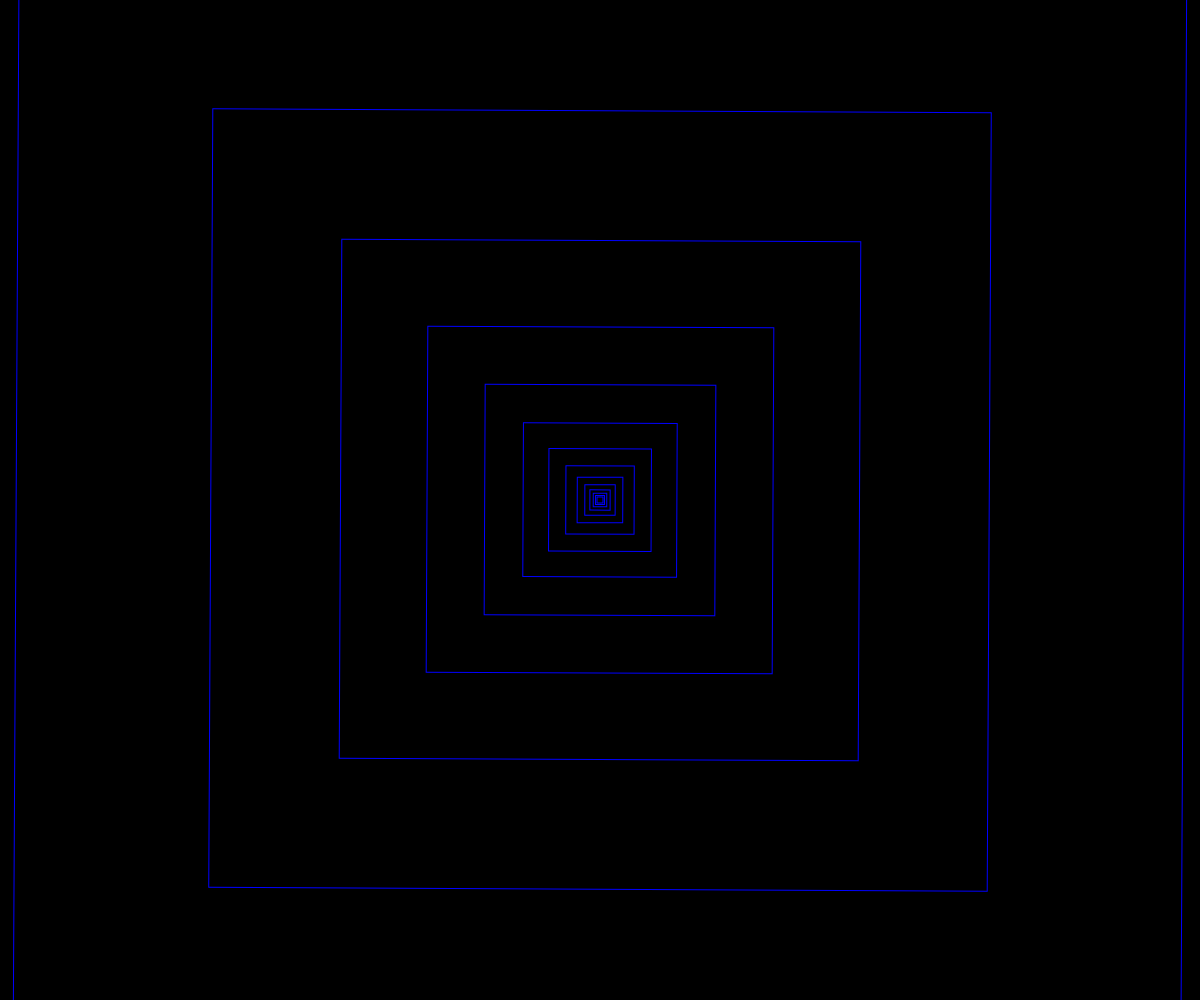
Frame 1 (no input)
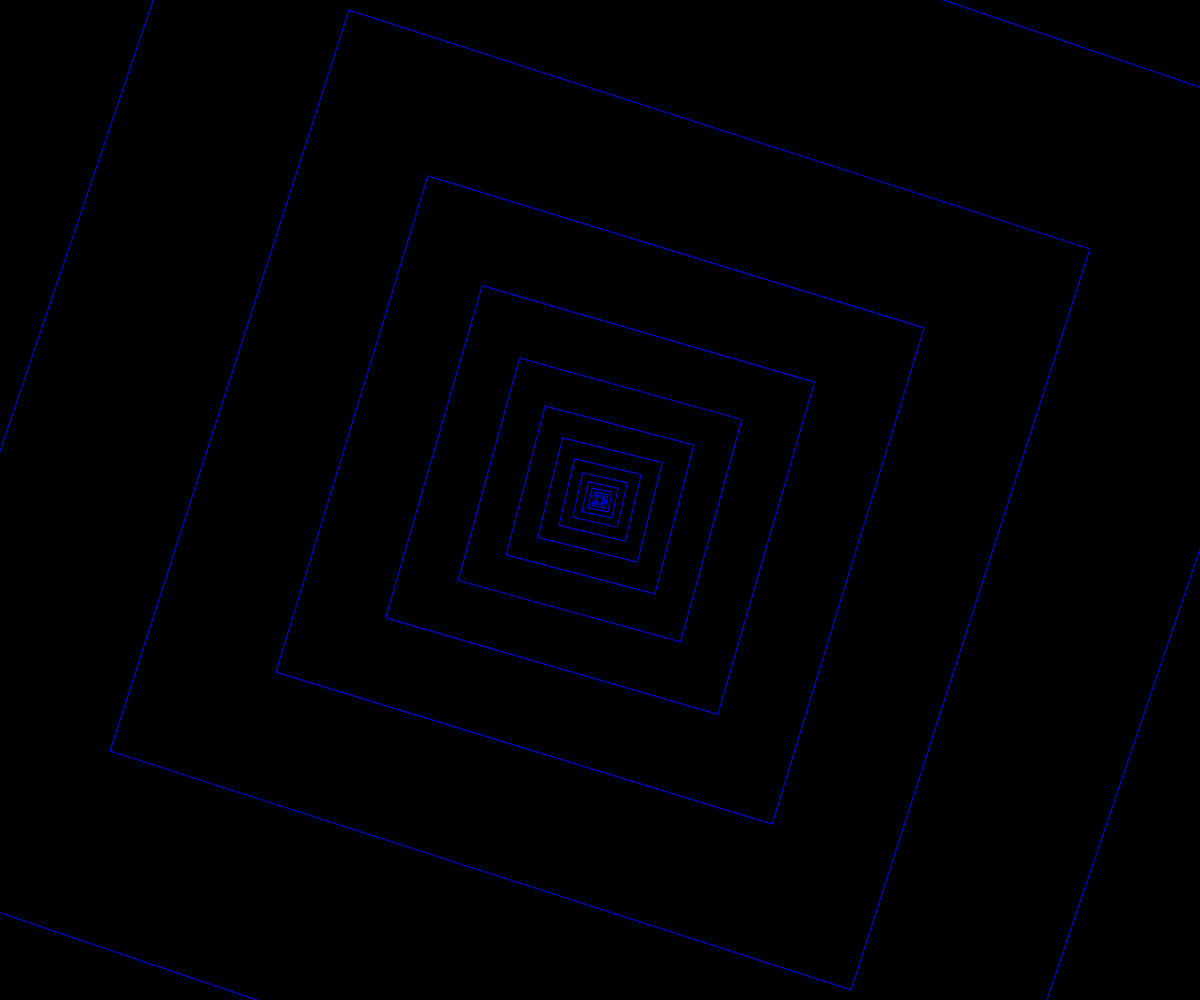
Frame 60 (no input)
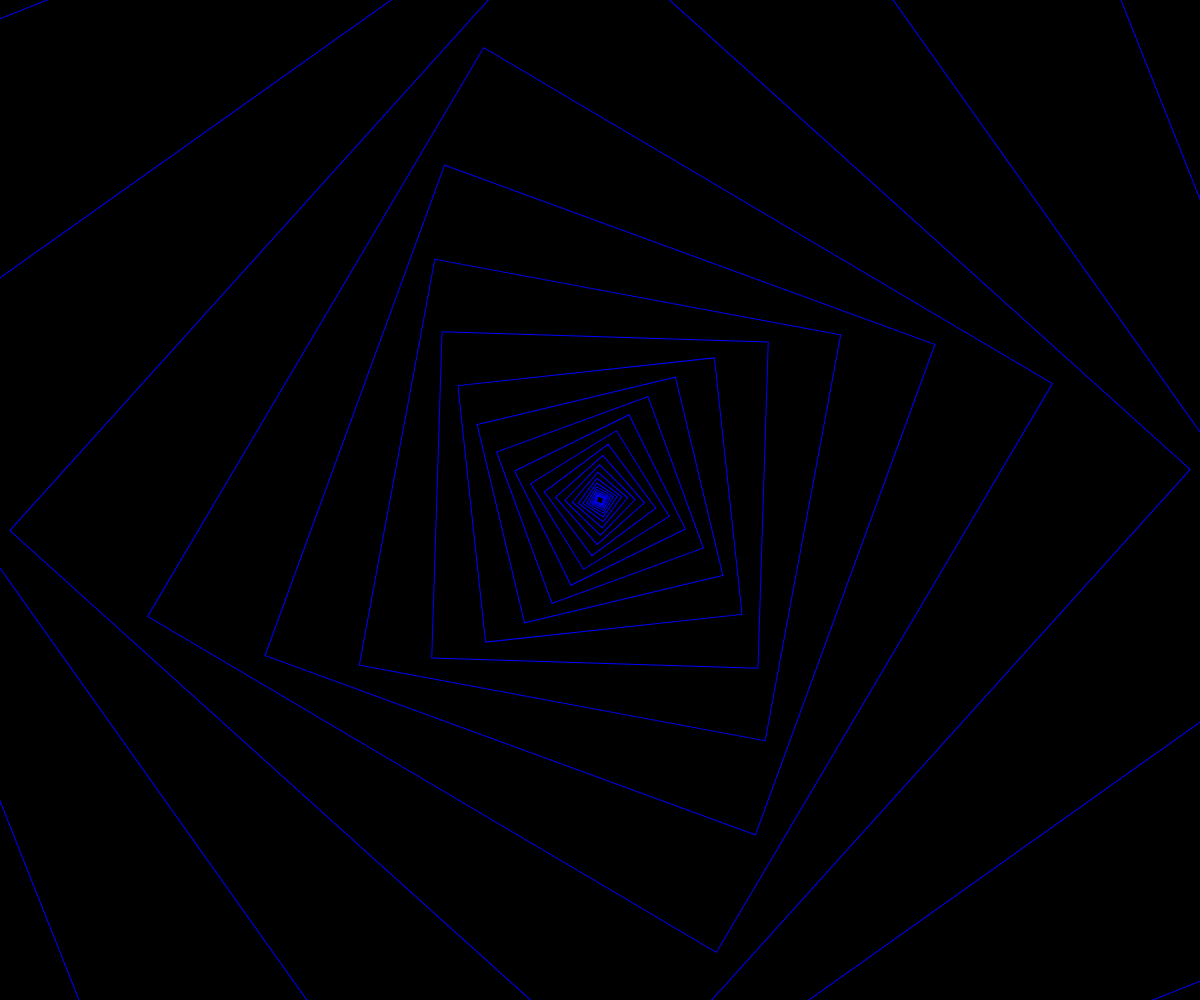
Frame 120 (the mouse pressed at the canvas centre since frame 60)

The p5.js sketch that drew these frames (run headless with seeded random() and noise() and a simulated clock; from frame 60 on, the mouse is pressed at the canvas centre):

// p5.js sketch
// ── sketch.js
function setup() {
			  createCanvas(windowWidth, windowHeight);
	      background(0);
        ellipseMode(CENTER);
        rectMode(CENTER);
    }

    function draw(){
        background(0);
        noFill();
        inputX = map(mouseX, width, 0, 1.03,20);
        inputY = map(mouseY, height, 0, 1.03, 1.5);
        drawRecursively(width/2, height/2, 6, sin(radians(frameCount/6)));
    }

    function drawRecursively(x , y, size, orientation){
        push();
        if((size < height+height/3 || size < width+width/3) && size > 5){
            stroke(0,0,255);
            translate(x,y);
            rotate(orientation);
            rect(0,0,size,size);
            pop();
            drawRecursively(x,y, size*inputY, orientation+orientation/inputX);
        }else{
            pop();
        }
}
